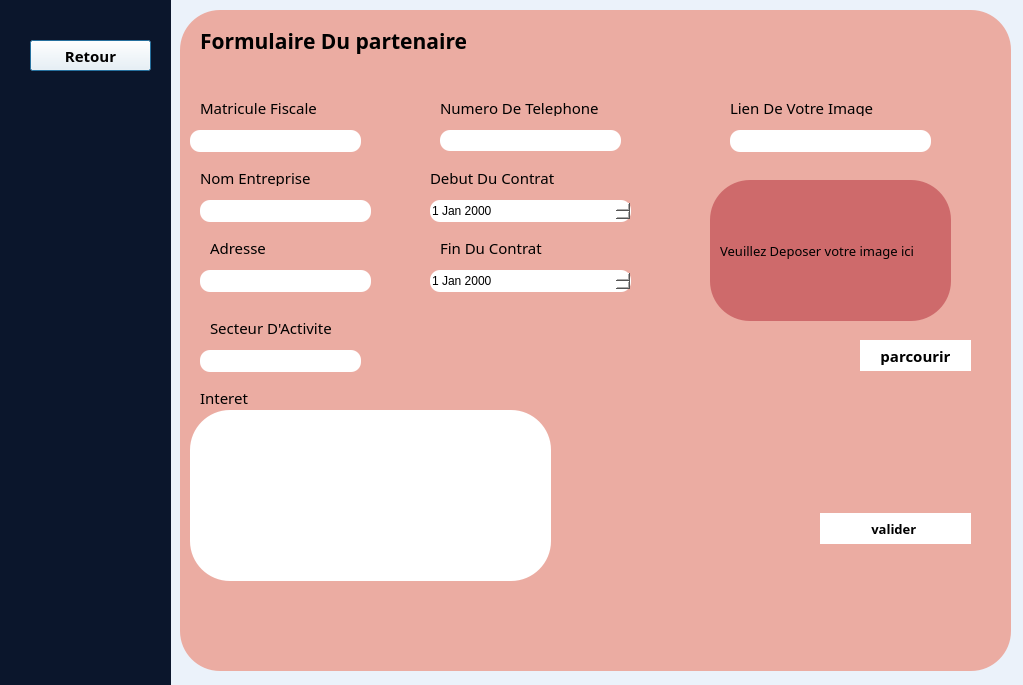
<?xml version="1.0" encoding="UTF-8"?>
<ui version="4.0">
 <class>add</class>
 <widget class="QDialog" name="add">
  <property name="geometry">
   <rect>
    <x>0</x>
    <y>0</y>
    <width>1023</width>
    <height>685</height>
   </rect>
  </property>
  <property name="windowTitle">
   <string>Dialog</string>
  </property>
  <property name="styleSheet">
   <string notr="true">background-color: rgb(235, 242, 250);</string>
  </property>
  <widget class="QWidget" name="widget" native="true">
   <property name="geometry">
    <rect>
     <x>0</x>
     <y>-10</y>
     <width>171</width>
     <height>731</height>
    </rect>
   </property>
   <property name="styleSheet">
    <string notr="true">background-color: rgb(11, 22, 44);</string>
   </property>
   <widget class="QPushButton" name="pushButton_3">
    <property name="geometry">
     <rect>
      <x>30</x>
      <y>50</y>
      <width>121</width>
      <height>31</height>
     </rect>
    </property>
    <property name="font">
     <font>
      <family>Segoe Print</family>
      <pointsize>11</pointsize>
      <bold>true</bold>
     </font>
    </property>
    <property name="styleSheet">
     <string notr="true">
background-color: rgb(255, 255, 255);</string>
    </property>
    <property name="text">
     <string>Retour</string>
    </property>
   </widget>
  </widget>
  <widget class="QWidget" name="widget_2" native="true">
   <property name="geometry">
    <rect>
     <x>180</x>
     <y>10</y>
     <width>831</width>
     <height>661</height>
    </rect>
   </property>
   <property name="styleSheet">
    <string notr="true">/*background-color: rgb(235, 172, 162);*/
/*background-color: rgb(190, 211, 195);*/
/*background-color: rgb(95, 194, 186);*/
background-color: rgb(235, 172, 162);
border-radius: 40px;</string>
   </property>
   <widget class="QLineEdit" name="matriculeFiscale_LE">
    <property name="geometry">
     <rect>
      <x>10</x>
      <y>120</y>
      <width>171</width>
      <height>22</height>
     </rect>
    </property>
    <property name="font">
     <font>
      <family>Segoe Print</family>
      <bold>false</bold>
     </font>
    </property>
    <property name="styleSheet">
     <string notr="true">background-color: rgb(255, 255, 255);
border-radius: 10px;
</string>
    </property>
   </widget>
   <widget class="QLabel" name="label">
    <property name="geometry">
     <rect>
      <x>20</x>
      <y>90</y>
      <width>131</width>
      <height>16</height>
     </rect>
    </property>
    <property name="font">
     <font>
      <family>Segoe Print</family>
      <pointsize>11</pointsize>
      <bold>false</bold>
     </font>
    </property>
    <property name="text">
     <string>Matricule Fiscale </string>
    </property>
   </widget>
   <widget class="QLineEdit" name="nomEntreprise_LE">
    <property name="geometry">
     <rect>
      <x>20</x>
      <y>190</y>
      <width>171</width>
      <height>22</height>
     </rect>
    </property>
    <property name="font">
     <font>
      <family>Segoe Print</family>
     </font>
    </property>
    <property name="styleSheet">
     <string notr="true">background-color: rgb(255, 255, 255);
border-radius: 10px;</string>
    </property>
   </widget>
   <widget class="QLineEdit" name="adresse_LE">
    <property name="geometry">
     <rect>
      <x>20</x>
      <y>260</y>
      <width>171</width>
      <height>22</height>
     </rect>
    </property>
    <property name="font">
     <font>
      <family>Segoe Print</family>
     </font>
    </property>
    <property name="styleSheet">
     <string notr="true">background-color: rgb(255, 255, 255);
border-radius: 10px;</string>
    </property>
   </widget>
   <widget class="QLineEdit" name="numeroTelephone_LE">
    <property name="geometry">
     <rect>
      <x>260</x>
      <y>120</y>
      <width>181</width>
      <height>21</height>
     </rect>
    </property>
    <property name="font">
     <font>
      <family>Segoe Print</family>
     </font>
    </property>
    <property name="styleSheet">
     <string notr="true">background-color: rgb(255, 255, 255);
border-radius: 10px;</string>
    </property>
   </widget>
   <widget class="QDateEdit" name="debutContrat_DateEdit">
    <property name="geometry">
     <rect>
      <x>250</x>
      <y>190</y>
      <width>201</width>
      <height>22</height>
     </rect>
    </property>
    <property name="styleSheet">
     <string notr="true">background-color: rgb(255, 255, 255);
border-radius: 10px;</string>
    </property>
   </widget>
   <widget class="QDateEdit" name="finContrat_DateEdit">
    <property name="geometry">
     <rect>
      <x>250</x>
      <y>260</y>
      <width>201</width>
      <height>22</height>
     </rect>
    </property>
    <property name="styleSheet">
     <string notr="true">background-color: rgb(255, 255, 255);
border-radius: 10px;</string>
    </property>
   </widget>
   <widget class="QLineEdit" name="secteurActivite_LE">
    <property name="geometry">
     <rect>
      <x>20</x>
      <y>340</y>
      <width>161</width>
      <height>22</height>
     </rect>
    </property>
    <property name="font">
     <font>
      <family>Segoe Print</family>
     </font>
    </property>
    <property name="styleSheet">
     <string notr="true">background-color: rgb(255, 255, 255);
border-radius: 10px;
</string>
    </property>
   </widget>
   <widget class="QTextEdit" name="interet_TE">
    <property name="geometry">
     <rect>
      <x>10</x>
      <y>400</y>
      <width>361</width>
      <height>171</height>
     </rect>
    </property>
    <property name="font">
     <font>
      <family>Segoe Print</family>
     </font>
    </property>
    <property name="styleSheet">
     <string notr="true">background-color: rgb(255, 255, 255);</string>
    </property>
    <property name="html">
     <string>&lt;!DOCTYPE HTML PUBLIC &quot;-//W3C//DTD HTML 4.0//EN&quot; &quot;http://www.w3.org/TR/REC-html40/strict.dtd&quot;&gt;
&lt;html&gt;&lt;head&gt;&lt;meta name=&quot;qrichtext&quot; content=&quot;1&quot; /&gt;&lt;meta charset=&quot;utf-8&quot; /&gt;&lt;style type=&quot;text/css&quot;&gt;
p, li { white-space: pre-wrap; }
hr { height: 1px; border-width: 0; }
li.unchecked::marker { content: &quot;\2610&quot;; }
li.checked::marker { content: &quot;\2612&quot;; }
&lt;/style&gt;&lt;/head&gt;&lt;body style=&quot; font-family:'Segoe Print'; font-size:9pt; font-weight:400; font-style:normal;&quot;&gt;
&lt;p align=&quot;center&quot; style=&quot;-qt-paragraph-type:empty; margin-top:0px; margin-bottom:0px; margin-left:0px; margin-right:0px; -qt-block-indent:0; text-indent:0px; font-family:'Segoe UI';&quot;&gt;&lt;br /&gt;&lt;/p&gt;&lt;/body&gt;&lt;/html&gt;</string>
    </property>
   </widget>
   <widget class="QPushButton" name="pushButton">
    <property name="geometry">
     <rect>
      <x>640</x>
      <y>503</y>
      <width>151</width>
      <height>31</height>
     </rect>
    </property>
    <property name="font">
     <font>
      <family>Segoe Print</family>
      <pointsize>10</pointsize>
      <bold>true</bold>
     </font>
    </property>
    <property name="styleSheet">
     <string notr="true">background-color: rgb(255, 255, 255);
</string>
    </property>
    <property name="text">
     <string>valider </string>
    </property>
   </widget>
   <widget class="QLineEdit" name="lineEditCheminImage">
    <property name="geometry">
     <rect>
      <x>550</x>
      <y>120</y>
      <width>201</width>
      <height>22</height>
     </rect>
    </property>
    <property name="font">
     <font>
      <family>Segoe Print</family>
     </font>
    </property>
    <property name="styleSheet">
     <string notr="true">background-color: rgb(255, 255, 255);
border-radius: 10px;</string>
    </property>
   </widget>
   <widget class="QPushButton" name="pushButton_2">
    <property name="geometry">
     <rect>
      <x>680</x>
      <y>330</y>
      <width>111</width>
      <height>31</height>
     </rect>
    </property>
    <property name="font">
     <font>
      <family>Segoe Print</family>
      <pointsize>11</pointsize>
      <bold>true</bold>
     </font>
    </property>
    <property name="styleSheet">
     <string notr="true">background-color: rgb(255, 255, 255);
</string>
    </property>
    <property name="text">
     <string>parcourir</string>
    </property>
   </widget>
   <widget class="QLabel" name="label_5">
    <property name="geometry">
     <rect>
      <x>20</x>
      <y>160</y>
      <width>131</width>
      <height>16</height>
     </rect>
    </property>
    <property name="font">
     <font>
      <family>Segoe Print</family>
      <pointsize>11</pointsize>
      <bold>false</bold>
     </font>
    </property>
    <property name="text">
     <string>Nom Entreprise</string>
    </property>
   </widget>
   <widget class="QLabel" name="label_2">
    <property name="geometry">
     <rect>
      <x>30</x>
      <y>230</y>
      <width>131</width>
      <height>16</height>
     </rect>
    </property>
    <property name="font">
     <font>
      <family>Segoe Print</family>
      <pointsize>11</pointsize>
      <bold>false</bold>
     </font>
    </property>
    <property name="text">
     <string>Adresse</string>
    </property>
   </widget>
   <widget class="QLabel" name="label_3">
    <property name="geometry">
     <rect>
      <x>30</x>
      <y>310</y>
      <width>161</width>
      <height>16</height>
     </rect>
    </property>
    <property name="font">
     <font>
      <family>Segoe Print</family>
      <pointsize>11</pointsize>
      <bold>false</bold>
     </font>
    </property>
    <property name="text">
     <string>Secteur D'Activite</string>
    </property>
   </widget>
   <widget class="QLabel" name="label_6">
    <property name="geometry">
     <rect>
      <x>20</x>
      <y>380</y>
      <width>131</width>
      <height>16</height>
     </rect>
    </property>
    <property name="font">
     <font>
      <family>Segoe Print</family>
      <pointsize>11</pointsize>
      <bold>false</bold>
     </font>
    </property>
    <property name="text">
     <string>Interet</string>
    </property>
   </widget>
   <widget class="QLabel" name="label_4">
    <property name="geometry">
     <rect>
      <x>260</x>
      <y>90</y>
      <width>181</width>
      <height>16</height>
     </rect>
    </property>
    <property name="font">
     <font>
      <family>Segoe Print</family>
      <pointsize>11</pointsize>
      <bold>false</bold>
     </font>
    </property>
    <property name="text">
     <string>Numero De Telephone</string>
    </property>
   </widget>
   <widget class="QLabel" name="label_9">
    <property name="geometry">
     <rect>
      <x>250</x>
      <y>160</y>
      <width>151</width>
      <height>16</height>
     </rect>
    </property>
    <property name="font">
     <font>
      <family>Segoe Print</family>
      <pointsize>11</pointsize>
      <bold>false</bold>
     </font>
    </property>
    <property name="text">
     <string>Debut Du Contrat </string>
    </property>
   </widget>
   <widget class="QLabel" name="label_8">
    <property name="geometry">
     <rect>
      <x>260</x>
      <y>230</y>
      <width>161</width>
      <height>16</height>
     </rect>
    </property>
    <property name="font">
     <font>
      <family>Segoe Print</family>
      <pointsize>11</pointsize>
      <bold>false</bold>
     </font>
    </property>
    <property name="text">
     <string>Fin Du Contrat</string>
    </property>
   </widget>
   <widget class="QLabel" name="label_7">
    <property name="geometry">
     <rect>
      <x>20</x>
      <y>10</y>
      <width>351</width>
      <height>41</height>
     </rect>
    </property>
    <property name="font">
     <font>
      <family>Segoe Print</family>
      <pointsize>16</pointsize>
      <bold>true</bold>
     </font>
    </property>
    <property name="styleSheet">
     <string notr="true">color: rgb(0, 0, 0);</string>
    </property>
    <property name="text">
     <string>Formulaire Du partenaire </string>
    </property>
   </widget>
   <widget class="QLabel" name="label_10">
    <property name="geometry">
     <rect>
      <x>550</x>
      <y>90</y>
      <width>181</width>
      <height>16</height>
     </rect>
    </property>
    <property name="font">
     <font>
      <family>Segoe Print</family>
      <pointsize>11</pointsize>
      <bold>false</bold>
     </font>
    </property>
    <property name="text">
     <string>Lien De Votre Image </string>
    </property>
   </widget>
   <widget class="QWidget" name="widget_3" native="true">
    <property name="geometry">
     <rect>
      <x>520</x>
      <y>160</y>
      <width>261</width>
      <height>151</height>
     </rect>
    </property>
    <widget class="QLabel" name="labelApercuImage">
     <property name="geometry">
      <rect>
       <x>10</x>
       <y>10</y>
       <width>241</width>
       <height>141</height>
      </rect>
     </property>
     <property name="font">
      <font>
       <family>Segoe Print</family>
       <pointsize>10</pointsize>
       <bold>false</bold>
      </font>
     </property>
     <property name="styleSheet">
      <string notr="true">
background-color: rgb(206, 106, 107);</string>
     </property>
     <property name="text">
      <string>   Veuillez Deposer votre image ici</string>
     </property>
    </widget>
   </widget>
  </widget>
 </widget>
 <resources/>
 <connections/>
</ui>
